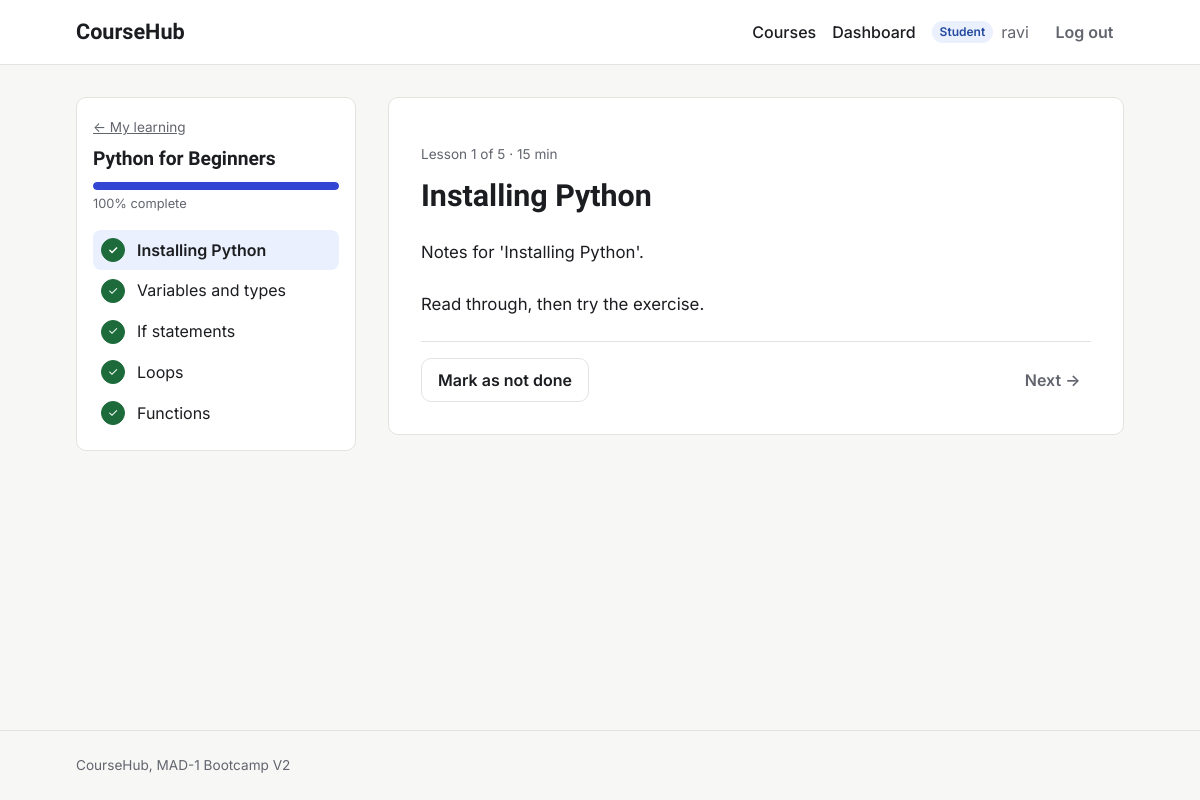
Screenshot of /learn/python-for-beginners (signed in) with the database file from the repository.
### models.py (models this page shows, shortened)
class User(db.Model):
    id = db.Column(db.Integer, primary_key=True)
    username = db.Column(db.String(80), unique=True, nullable=False)
    email = db.Column(db.String(120), unique=True, nullable=False)
    password_hash = db.Column(db.String(256), nullable=False)
    role = db.Column(db.String(20), nullable=False, default="student")
    bio = db.Column(db.Text)
    avatar = db.Column(db.String(200))
    created_at = db.Column(db.DateTime, default=utc_now)
    is_active = db.Column(db.Boolean, default=True)
    taught_courses = db.relationship("Course", backref="instructor", lazy=True)
    enrollments = db.relationship(
        "Enrollment", backref="student", cascade="all, delete-orphan"
    )
    completions = db.relationship(
        "LessonCompletion", backref="student", cascade="all, delete-orphan"
    )

class Course(db.Model):
    id = db.Column(db.Integer, primary_key=True)
    title = db.Column(db.String(200), nullable=False)
    slug = db.Column(db.String(200), unique=True, nullable=False)
    description = db.Column(db.Text)
    short_description = db.Column(db.String(500))
    thumbnail = db.Column(db.String(300))
    price = db.Column(db.Float, default=0.0)
    category = db.Column(db.String(50))
    level = db.Column(db.String(20))
    is_published = db.Column(db.Boolean, default=False)
    is_featured = db.Column(db.Boolean, default=False)
    instructor_id = db.Column(db.Integer, db.ForeignKey("user.id"), nullable=False)
    created_at = db.Column(db.DateTime, default=utc_now)
    updated_at = db.Column(db.DateTime, default=utc_now, onupdate=utc_now)
    lessons = db.relationship(
        "Lesson",
        backref="course",
        cascade="all, delete-orphan",
        order_by="Lesson.order",
    )
    enrollments = db.relationship(
        "Enrollment", backref="course", cascade="all, delete-orphan"
    )

class Lesson(db.Model):
    id = db.Column(db.Integer, primary_key=True)
    title = db.Column(db.String(200), nullable=False)
    content = db.Column(db.Text)
    video_url = db.Column(db.String(300))
    duration = db.Column(db.Integer)
    order = db.Column(db.Integer, default=0)
    is_free_preview = db.Column(db.Boolean, default=False)
    course_id = db.Column(db.Integer, db.ForeignKey("course.id"), nullable=False)
    completions = db.relationship(
        "LessonCompletion", backref="lesson", cascade="all, delete-orphan"
    )

### app.py (the view)
    @app.route("/learn/<slug>")
    @student_required
    def course_player(slug):
        course = db.first_or_404(db.select(Course).where(Course.slug == slug))
        enrollment = get_enrollment(g.user.id, course.id)
        if enrollment is None:
            flash("Enroll in this course to start learning.", "warning")
            return redirect(url_for("course_detail", slug=course.slug))
        lessons = course.lessons
        done_ids = set(
            db.session.scalars(
                db.select(LessonCompletion.lesson_id)
                .join(Lesson)
                .where(
                    LessonCompletion.student_id == g.user.id,
                    Lesson.course_id == course.id,
                )
            )
        )
        current = None
        wanted = request.args.get("lesson", type=int)
        if wanted:
            current = next((l for l in lessons if l.id == wanted), None)
        if current is None and lessons:
            current = next((l for l in lessons if l.id not in done_ids), lessons[0])
        prev_lesson = next_lesson = None
        if current:
            i = lessons.index(current)
            prev_lesson = lessons[i - 1] if i > 0 else None
            next_lesson = lessons[i + 1] if i + 1 < len(lessons) else None
        return render_template(
            "course_player.html",
            course=course,
            enrollment=enrollment,
            lesson=current,
            done_ids=done_ids,
            prev_lesson=prev_lesson,
            next_lesson=next_lesson,
        )

### app.py (called while the page is built)
def login_required(view):
    @wraps(view)
    def wrapped(*args, **kwargs):
        if g.user is None:
            flash("Please log in to continue.", "warning")
            return redirect(url_for("login", next=request.full_path))
        return view(*args, **kwargs)
    return wrapped

def role_required(*roles):
    def decorator(view):
        @wraps(view)
        @login_required
        def wrapped(*args, **kwargs):
            if g.user.role not in roles:
                abort(403)
            return view(*args, **kwargs)
        return wrapped
    return decorator

def get_enrollment(student_id, course_id):
    return db.session.scalar(
        db.select(Enrollment).where(
            Enrollment.student_id == student_id, Enrollment.course_id == course_id
        )
    )

### models.py (called while the page is built)
    @property
    def progress(self):
        total = db.session.scalar(
            db.select(db.func.count(Lesson.id)).where(
                Lesson.course_id == self.course_id
            )
        )
        if not total:
            return 0
        completed = db.session.scalar(
            db.select(db.func.count(LessonCompletion.id))
            .join(Lesson)
            .where(
                LessonCompletion.student_id == self.student_id,
                Lesson.course_id == self.course_id,
            )
        )
        return round(completed / total * 100)

### templates/course_player.html (shortened to what this page needs)
{% extends "base.html" %}
{% from "macros.html" import progress_bar %}
{% block content %}
<div class="player">
  <aside class="player-sidebar">
    <a class="muted small" href="{{ url_for('student_dashboard') }}">&larr; My learning</a>
    <h2>{{ course.title }}</h2>
    {{ progress_bar(enrollment.progress) }}
    <ol class="lesson-list">
      {% for l in course.lessons %}
        <li>
          <a href="{{ url_for('course_player', slug=course.slug, lesson=l.id) }}"
             class="{{ 'is-current' if lesson and l.id == lesson.id }} {{ 'is-done' if l.id in done_ids }}"
             {% if lesson and l.id == lesson.id %}aria-current="page"{% endif %}>
            <span class="check" aria-hidden="true">{{ '✓' if l.id in done_ids else loop.index }}</span>
            <span>{{ l.title }}</span>
          </a>
        </li>
      {% endfor %}
    </ol>
  </aside>
  <section class="player-content">
    {% if lesson %}
      <p class="muted small">Lesson {{ course.lessons.index(lesson) + 1 }} of {{ course.lessons|length }}{% if lesson.duration %} · {{ lesson.duration }} min{% endif %}</p>
      <h1>{{ lesson.title }}</h1>
      <div class="prose lesson-body">{{ lesson.content or 'No notes for this lesson yet.' }}</div>
      <div class="player-actions">
        <form method="post" action="{{ url_for('toggle_completion', lesson_id=lesson.id) }}" class="inline-form">
          {% if lesson.id in done_ids %}
            <button type="submit" class="btn btn-secondary">Mark as not done</button>
          {% else %}
            <button type="submit" class="btn btn-primary">Mark as complete</button>
          {% endif %}
        </form>
        <div class="player-nav">
          {% if next_lesson %}
            <a class="btn btn-ghost" href="{{ url_for('course_player', slug=course.slug, lesson=next_lesson.id) }}">Next &rarr;</a>
          {% endif %}
        </div>
      </div>
    {% else %}
      <div class="empty-state">
        <h2>No lessons yet</h2>
        <p class="muted">The instructor hasn't added lessons to this course.</p>
      </div>
    {% endif %}
  </section>
</div>
{% endblock %}

### templates/base.html (shortened to what this page needs)
<!DOCTYPE html>
<html lang="en">
<head>
  <link rel="stylesheet" href="{{ url_for('static', filename='style.css') }}">
</head>
<body>
  <header class="navbar">
    <div class="container navbar-inner">
      <a class="brand" href="{{ url_for('home') }}">CourseHub</a>
      <nav aria-label="Main">
        <ul class="nav-links">
          <li><a href="{{ url_for('course_list') }}">Courses</a></li>
          {% if current_user %}
            <li><a href="{{ url_for('dashboard') }}">Dashboard</a></li>
            <li class="nav-user">
              <span class="badge badge-{{ current_user.role }}">{{ current_user.role|capitalize }}</span>
              {{ current_user.username }}
            </li>
            <li>
              <form action="{{ url_for('logout') }}" method="post" class="inline-form">
                <button type="submit" class="btn btn-ghost">Log out</button>
              </form>
            </li>
          {% else %}
            <li><a href="{{ url_for('login') }}">Log in</a></li>
            <li><a class="btn btn-primary" href="{{ url_for('register') }}">Sign up</a></li>
          {% endif %}
        </ul>
      </nav>
    </div>
  </header>
  <main id="main" class="container">
    {% block content %}{% endblock %}
  </main>
  <footer class="footer">
    <div class="container">CourseHub, MAD-1 Bootcamp V2</div>
  </footer>
</body>
</html>

### static/style.css (style rules this page uses)
:root { --font-display: "Bricolage Grotesque", ui-sans-serif, system-ui, sans-serif; --font-body: "Inter", ui-sans-serif, system-ui, -apple-system, "Segoe UI", Roboto, sans-serif; --color-bg: #f7f7f5; --color-surface: #ffffff; --color-text: #1c1d21; --color-muted: #62656e; --color-border: #e3e3df; --color-primary: #3346d3; --color-primary-hover: #2636b0; --color-focus: #8a96ff; --color-success-bg: #e8f5ec; --color-success-text: #1d6b3a; --color-error-bg: #fdecec; --color-error-text: #a12626; --color-warning-bg: #fff6e0; --color-warning-text: #8a5a00; --color-info-bg: #eaf0fd; --color-info-text: #244a9e; --radius: 10px; --space-1: 0.25rem; --space-2: 0.5rem; --space-3: 0.75rem; --space-4: 1rem; --space-6: 1.5rem; --space-8: 2rem; --space-12: 3rem; --shadow: 0 1px 2px rgba(0, 0, 0, 0.04), 0 2px 8px rgba(0, 0, 0, 0.04); }
*, *::before, *::after { box-sizing: border-box; }
body { margin: 0; min-height: 100vh; display: flex; flex-direction: column; font-family: var(--font-body); font-size: 1rem; line-height: 1.55; color: var(--color-text); background: var(--color-bg); }
h1, h2, h3 { font-family: var(--font-display); line-height: 1.2; margin: 0 0 var(--space-2); }
h1 { font-size: 1.9rem; }
h2 { font-size: 1.2rem; }
a { color: var(--color-primary); }
.container { width: 100%; max-width: 1080px; margin: 0 auto; padding: 0 var(--space-4); }
main.container { flex: 1; padding-top: var(--space-8); padding-bottom: var(--space-12); }
.muted { color: var(--color-muted); }
.navbar { background: var(--color-surface); border-bottom: 1px solid var(--color-border); }
.navbar-inner { display: flex; flex-wrap: wrap; align-items: center; justify-content: space-between; gap: var(--space-3); min-height: 64px; }
.brand { font-family: var(--font-display); font-weight: 700; font-size: 1.35rem; color: var(--color-text); text-decoration: none; }
.nav-links { display: flex; flex-wrap: wrap; align-items: center; gap: var(--space-4); margin: 0; padding: 0; list-style: none; }
.nav-links a:not(.btn) { color: var(--color-text); text-decoration: none; font-weight: 500; }
.nav-user { display: flex; align-items: center; gap: var(--space-2); color: var(--color-muted); }
.inline-form { margin: 0; }
.btn { display: inline-block; padding: 0.55rem 1rem; border: 1px solid transparent; border-radius: var(--radius); font: inherit; font-weight: 600; text-decoration: none; cursor: pointer; transition: background-color 0.15s ease, border-color 0.15s ease; }
.btn-secondary { background: var(--color-surface); border-color: var(--color-border); color: var(--color-text); }
.btn-ghost { background: transparent; color: var(--color-muted); padding: 0.4rem 0.6rem; }
.badge { display: inline-block; padding: 0.1rem 0.5rem; border-radius: 999px; font-size: 0.75rem; font-weight: 600; }
.badge-student { background: var(--color-info-bg); color: var(--color-info-text); }
.footer { padding: var(--space-6) 0; border-top: 1px solid var(--color-border); color: var(--color-muted); font-size: 0.85rem; }
.prose { white-space: pre-line; }
.small { font-size: 0.85rem; }
.player { display: grid; grid-template-columns: 280px 1fr; gap: var(--space-8); align-items: start; }
.player-sidebar { position: sticky; top: var(--space-4); padding: var(--space-4); background: var(--color-surface); border: 1px solid var(--color-border); border-radius: var(--radius); }
.player-sidebar h2 { margin-top: var(--space-2); }
.lesson-list { margin: 0; padding: 0; list-style: none; }
.lesson-list a { display: flex; align-items: center; gap: var(--space-3); padding: var(--space-2); border-radius: 8px; color: var(--color-text); text-decoration: none; }
.lesson-list a.is-current { background: var(--color-info-bg); font-weight: 600; }
.check { display: grid; place-items: center; flex-shrink: 0; width: 24px; height: 24px; border-radius: 50%; border: 1px solid var(--color-border); font-size: 0.75rem; color: var(--color-muted); }
.is-done .check { background: var(--color-success-text); border-color: var(--color-success-text); color: #fff; }
.player-content { padding: var(--space-8); background: var(--color-surface); border: 1px solid var(--color-border); border-radius: var(--radius); }
.lesson-body { margin: var(--space-6) 0; font-size: 1.05rem; }
.player-actions { display: flex; flex-wrap: wrap; align-items: center; justify-content: space-between; gap: var(--space-4); padding-top: var(--space-4); border-top: 1px solid var(--color-border); }
.player-nav { display: flex; gap: var(--space-2); }

### rows the page displays
User: role "Student", username "ravi"
Course: title "Python for Beginners"
Lesson: id "✓", title "Installing Python", duration "15", content "Notes for 'Installing Python'. Read through, then try the exercise."
Lesson: id "✓", title "Variables and types"
Lesson: id "✓", title "If statements"
Lesson: id "✓", title "Loops"
Lesson: id "✓", title "Functions"

### other values shown
{{ percent }} "100"
{{ course.lessons.index(lesson) + 1 }} "1"
{{ course.lessons|length }} "5"
